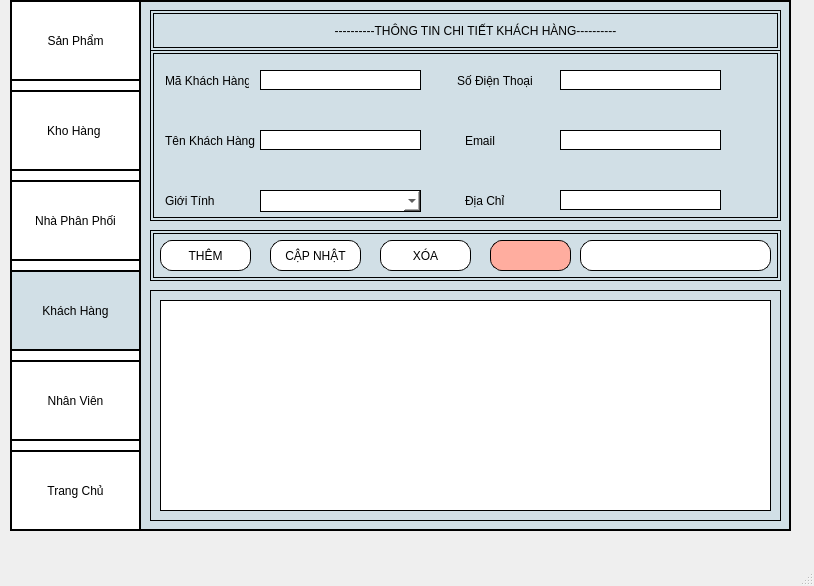
<?xml version="1.0" encoding="UTF-8"?>
<ui version="4.0">
 <class>MainWindow</class>
 <widget class="QMainWindow" name="MainWindow">
  <property name="geometry">
   <rect>
    <x>0</x>
    <y>0</y>
    <width>814</width>
    <height>586</height>
   </rect>
  </property>
  <property name="windowTitle">
   <string>MainWindow</string>
  </property>
  <widget class="QWidget" name="centralwidget">
   <widget class="QFrame" name="frame1">
    <property name="geometry">
     <rect>
      <x>10</x>
      <y>0</y>
      <width>781</width>
      <height>531</height>
     </rect>
    </property>
    <property name="styleSheet">
     <string notr="true">border: 2px solid  black;
background-color: #d1dfe6; /* Màu trung tính, dễ chịu */
</string>
    </property>
    <property name="frameShape">
     <enum>QFrame::StyledPanel</enum>
    </property>
    <property name="frameShadow">
     <enum>QFrame::Raised</enum>
    </property>
    <widget class="QFrame" name="frame_2">
     <property name="geometry">
      <rect>
       <x>0</x>
       <y>0</y>
       <width>131</width>
       <height>531</height>
      </rect>
     </property>
     <property name="styleSheet">
      <string notr="true">border: 2px outset  black;

background-color: #fff</string>
     </property>
     <property name="frameShape">
      <enum>QFrame::StyledPanel</enum>
     </property>
     <property name="frameShadow">
      <enum>QFrame::Raised</enum>
     </property>
     <widget class="QPushButton" name="btnsanpham">
      <property name="geometry">
       <rect>
        <x>0</x>
        <y>0</y>
        <width>131</width>
        <height>81</height>
       </rect>
      </property>
      <property name="cursor">
       <cursorShape>PointingHandCursor</cursorShape>
      </property>
      <property name="styleSheet">
       <string notr="true">border: 2px ridge black;
background-color: #fff; </string>
      </property>
      <property name="text">
       <string>Sản Phẩm</string>
      </property>
      <property name="icon">
       <iconset>
        <normaloff>../../Hình ảnh/Cuộn phim/logo.jpg</normaloff>../../Hình ảnh/Cuộn phim/logo.jpg</iconset>
      </property>
      <property name="iconSize">
       <size>
        <width>40</width>
        <height>38</height>
       </size>
      </property>
     </widget>
     <widget class="QPushButton" name="btnkhohang">
      <property name="geometry">
       <rect>
        <x>0</x>
        <y>90</y>
        <width>131</width>
        <height>81</height>
       </rect>
      </property>
      <property name="cursor">
       <cursorShape>PointingHandCursor</cursorShape>
      </property>
      <property name="styleSheet">
       <string notr="true">border: 2px ridge black;
background-color: #fff;</string>
      </property>
      <property name="text">
       <string>Kho Hàng </string>
      </property>
      <property name="icon">
       <iconset>
        <normaloff>../../Hình ảnh/Cuộn phim/giohang1.png</normaloff>../../Hình ảnh/Cuộn phim/giohang1.png</iconset>
      </property>
      <property name="iconSize">
       <size>
        <width>40</width>
        <height>38</height>
       </size>
      </property>
     </widget>
     <widget class="QPushButton" name="btnnhaphanphoi">
      <property name="geometry">
       <rect>
        <x>0</x>
        <y>180</y>
        <width>131</width>
        <height>81</height>
       </rect>
      </property>
      <property name="cursor">
       <cursorShape>PointingHandCursor</cursorShape>
      </property>
      <property name="styleSheet">
       <string notr="true">border: 2px ridge black;
background-color: #fff;</string>
      </property>
      <property name="text">
       <string>Nhà Phân Phối</string>
      </property>
      <property name="icon">
       <iconset>
        <normaloff>../../Hình ảnh/Cuộn phim/nhaphaphoi.jpg</normaloff>../../Hình ảnh/Cuộn phim/nhaphaphoi.jpg</iconset>
      </property>
      <property name="iconSize">
       <size>
        <width>40</width>
        <height>38</height>
       </size>
      </property>
     </widget>
     <widget class="QPushButton" name="btnkhachhang">
      <property name="geometry">
       <rect>
        <x>0</x>
        <y>270</y>
        <width>131</width>
        <height>81</height>
       </rect>
      </property>
      <property name="cursor">
       <cursorShape>PointingHandCursor</cursorShape>
      </property>
      <property name="styleSheet">
       <string notr="true">border: 2px ridge black;
background-color: #d1dfe6;</string>
      </property>
      <property name="text">
       <string>Khách Hàng</string>
      </property>
      <property name="icon">
       <iconset>
        <normaloff>../../Hình ảnh/Cuộn phim/khachhang.jpg</normaloff>../../Hình ảnh/Cuộn phim/khachhang.jpg</iconset>
      </property>
      <property name="iconSize">
       <size>
        <width>40</width>
        <height>38</height>
       </size>
      </property>
     </widget>
     <widget class="QPushButton" name="btnnhanvien">
      <property name="geometry">
       <rect>
        <x>0</x>
        <y>360</y>
        <width>131</width>
        <height>81</height>
       </rect>
      </property>
      <property name="cursor">
       <cursorShape>PointingHandCursor</cursorShape>
      </property>
      <property name="styleSheet">
       <string notr="true">border: 2px ridge black;
background-color: #FFF;</string>
      </property>
      <property name="text">
       <string>Nhân Viên</string>
      </property>
      <property name="icon">
       <iconset>
        <normaloff>../../Hình ảnh/Cuộn phim/nhanvien.png</normaloff>../../Hình ảnh/Cuộn phim/nhanvien.png</iconset>
      </property>
      <property name="iconSize">
       <size>
        <width>40</width>
        <height>38</height>
       </size>
      </property>
     </widget>
     <widget class="QPushButton" name="btntrangchu">
      <property name="geometry">
       <rect>
        <x>0</x>
        <y>450</y>
        <width>131</width>
        <height>81</height>
       </rect>
      </property>
      <property name="cursor">
       <cursorShape>PointingHandCursor</cursorShape>
      </property>
      <property name="styleSheet">
       <string notr="true">border: 2px ridge black;
background-color: #fff;</string>
      </property>
      <property name="text">
       <string>Trang Chủ</string>
      </property>
      <property name="icon">
       <iconset>
        <normaloff>../../Hình ảnh/Cuộn phim/home.ico</normaloff>../../Hình ảnh/Cuộn phim/home.ico</iconset>
      </property>
      <property name="iconSize">
       <size>
        <width>40</width>
        <height>38</height>
       </size>
      </property>
     </widget>
    </widget>
    <widget class="QFrame" name="frame">
     <property name="geometry">
      <rect>
       <x>140</x>
       <y>10</y>
       <width>631</width>
       <height>41</height>
      </rect>
     </property>
     <property name="styleSheet">
      <string notr="true">background-color: #d1dfe6;
border: 4px double black;
</string>
     </property>
     <property name="frameShape">
      <enum>QFrame::StyledPanel</enum>
     </property>
     <property name="frameShadow">
      <enum>QFrame::Raised</enum>
     </property>
     <widget class="QLabel" name="label">
      <property name="geometry">
       <rect>
        <x>130</x>
        <y>10</y>
        <width>371</width>
        <height>21</height>
       </rect>
      </property>
      <property name="styleSheet">
       <string notr="true">border: 2px solid #d1dfe6;;
 text-align: center;
</string>
      </property>
      <property name="text">
       <string>      ----------THÔNG TIN CHI TIẾT KHÁCH HÀNG----------</string>
      </property>
      <property name="alignment">
       <set>Qt::AlignCenter</set>
      </property>
     </widget>
    </widget>
    <widget class="QFrame" name="frame_3">
     <property name="geometry">
      <rect>
       <x>140</x>
       <y>50</y>
       <width>631</width>
       <height>171</height>
      </rect>
     </property>
     <property name="styleSheet">
      <string notr="true">border: 4px double black;
</string>
     </property>
     <property name="frameShape">
      <enum>QFrame::StyledPanel</enum>
     </property>
     <property name="frameShadow">
      <enum>QFrame::Raised</enum>
     </property>
     <widget class="QLabel" name="makh">
      <property name="geometry">
       <rect>
        <x>10</x>
        <y>10</y>
        <width>91</width>
        <height>41</height>
       </rect>
      </property>
      <property name="styleSheet">
       <string notr="true">border: 2px solid #d1dfe6;;
 text-align: center;</string>
      </property>
      <property name="text">
       <string>Mã Khách Hàng</string>
      </property>
     </widget>
     <widget class="QLabel" name="tennv">
      <property name="geometry">
       <rect>
        <x>10</x>
        <y>70</y>
        <width>101</width>
        <height>41</height>
       </rect>
      </property>
      <property name="styleSheet">
       <string notr="true">border: 2px solid #d1dfe6;;
 text-align: center;</string>
      </property>
      <property name="text">
       <string>Tên Khách Hàng</string>
      </property>
     </widget>
     <widget class="QLineEdit" name="txttennv">
      <property name="geometry">
       <rect>
        <x>110</x>
        <y>80</y>
        <width>161</width>
        <height>20</height>
       </rect>
      </property>
      <property name="styleSheet">
       <string notr="true">border: 1px solid black;
background-color: #fff; </string>
      </property>
     </widget>
     <widget class="QLabel" name="sdtkh">
      <property name="geometry">
       <rect>
        <x>302</x>
        <y>10</y>
        <width>91</width>
        <height>41</height>
       </rect>
      </property>
      <property name="styleSheet">
       <string notr="true">border: 2px solid #d1dfe6;;
 text-align: center;</string>
      </property>
      <property name="text">
       <string>Số Điện Thoại</string>
      </property>
     </widget>
     <widget class="QLabel" name="emailnv">
      <property name="geometry">
       <rect>
        <x>310</x>
        <y>70</y>
        <width>71</width>
        <height>41</height>
       </rect>
      </property>
      <property name="styleSheet">
       <string notr="true">border: 2px solid #d1dfe6;;
 text-align: center;</string>
      </property>
      <property name="text">
       <string>Email</string>
      </property>
     </widget>
     <widget class="QLineEdit" name="txtmanv">
      <property name="geometry">
       <rect>
        <x>110</x>
        <y>20</y>
        <width>161</width>
        <height>20</height>
       </rect>
      </property>
      <property name="styleSheet">
       <string notr="true">border: 1px solid black;
background-color: #fff; </string>
      </property>
     </widget>
     <widget class="QLabel" name="gioitinhnv">
      <property name="geometry">
       <rect>
        <x>10</x>
        <y>140</y>
        <width>71</width>
        <height>21</height>
       </rect>
      </property>
      <property name="styleSheet">
       <string notr="true">border: 2px solid #d1dfe6;;
 text-align: center;</string>
      </property>
      <property name="text">
       <string>Giới Tính</string>
      </property>
     </widget>
     <widget class="QComboBox" name="cbbgioitinh">
      <property name="geometry">
       <rect>
        <x>110</x>
        <y>140</y>
        <width>161</width>
        <height>22</height>
       </rect>
      </property>
      <property name="styleSheet">
       <string notr="true">border: 1px solid black;
background-color: #fff; </string>
      </property>
      <item>
       <property name="text">
        <string/>
       </property>
      </item>
      <item>
       <property name="text">
        <string>Nam</string>
       </property>
      </item>
      <item>
       <property name="text">
        <string>Nữ</string>
       </property>
      </item>
     </widget>
     <widget class="QLineEdit" name="txtsdtkh">
      <property name="geometry">
       <rect>
        <x>410</x>
        <y>20</y>
        <width>161</width>
        <height>20</height>
       </rect>
      </property>
      <property name="styleSheet">
       <string notr="true">border: 1px solid black;
background-color: #fff; </string>
      </property>
     </widget>
     <widget class="QLineEdit" name="txtemailkh">
      <property name="geometry">
       <rect>
        <x>410</x>
        <y>80</y>
        <width>161</width>
        <height>20</height>
       </rect>
      </property>
      <property name="styleSheet">
       <string notr="true">border: 1px solid black;
background-color: #fff; </string>
      </property>
     </widget>
     <widget class="QLabel" name="diachinv">
      <property name="geometry">
       <rect>
        <x>310</x>
        <y>140</y>
        <width>71</width>
        <height>21</height>
       </rect>
      </property>
      <property name="styleSheet">
       <string notr="true">border: 2px solid #d1dfe6;;
 text-align: center;</string>
      </property>
      <property name="text">
       <string>Địa Chỉ</string>
      </property>
     </widget>
     <widget class="QLineEdit" name="txtdckh">
      <property name="geometry">
       <rect>
        <x>410</x>
        <y>140</y>
        <width>161</width>
        <height>20</height>
       </rect>
      </property>
      <property name="styleSheet">
       <string notr="true">border: 1px solid black;
background-color: #fff; </string>
      </property>
     </widget>
    </widget>
    <widget class="QFrame" name="frame_10">
     <property name="geometry">
      <rect>
       <x>140</x>
       <y>290</y>
       <width>631</width>
       <height>231</height>
      </rect>
     </property>
     <property name="styleSheet">
      <string notr="true">border: 1px solid black;</string>
     </property>
     <property name="frameShape">
      <enum>QFrame::StyledPanel</enum>
     </property>
     <property name="frameShadow">
      <enum>QFrame::Raised</enum>
     </property>
     <widget class="QTableWidget" name="tableload">
      <property name="geometry">
       <rect>
        <x>10</x>
        <y>10</y>
        <width>611</width>
        <height>211</height>
       </rect>
      </property>
      <property name="styleSheet">
       <string notr="true">border: 1px solid black;
background-color: #fff;</string>
      </property>
     </widget>
    </widget>
    <widget class="QFrame" name="frame_4">
     <property name="geometry">
      <rect>
       <x>140</x>
       <y>230</y>
       <width>631</width>
       <height>51</height>
      </rect>
     </property>
     <property name="styleSheet">
      <string notr="true">background-color: #d1dfe6;
border: 4px double black;
</string>
     </property>
     <property name="frameShape">
      <enum>QFrame::StyledPanel</enum>
     </property>
     <property name="frameShadow">
      <enum>QFrame::Raised</enum>
     </property>
     <widget class="QPushButton" name="btnthem">
      <property name="geometry">
       <rect>
        <x>10</x>
        <y>10</y>
        <width>91</width>
        <height>31</height>
       </rect>
      </property>
      <property name="cursor">
       <cursorShape>PointingHandCursor</cursorShape>
      </property>
      <property name="styleSheet">
       <string notr="true">border: 1px solid black;
background-color: #fff; 
border-radius: 12px;</string>
      </property>
      <property name="text">
       <string>THÊM</string>
      </property>
     </widget>
     <widget class="QPushButton" name="btncapnhat">
      <property name="geometry">
       <rect>
        <x>120</x>
        <y>10</y>
        <width>91</width>
        <height>31</height>
       </rect>
      </property>
      <property name="cursor">
       <cursorShape>PointingHandCursor</cursorShape>
      </property>
      <property name="styleSheet">
       <string notr="true">border: 1px solid black;
background-color: #FFF; 
border-radius: 12px;</string>
      </property>
      <property name="text">
       <string>CẬP NHẬT</string>
      </property>
     </widget>
     <widget class="QPushButton" name="btnxoa">
      <property name="geometry">
       <rect>
        <x>230</x>
        <y>10</y>
        <width>91</width>
        <height>31</height>
       </rect>
      </property>
      <property name="cursor">
       <cursorShape>PointingHandCursor</cursorShape>
      </property>
      <property name="styleSheet">
       <string notr="true">border: 1px solid black;
background-color: #FFF; 
border-radius: 12px;</string>
      </property>
      <property name="text">
       <string>XÓA</string>
      </property>
     </widget>
     <widget class="QLineEdit" name="txttimkiem">
      <property name="geometry">
       <rect>
        <x>430</x>
        <y>10</y>
        <width>191</width>
        <height>31</height>
       </rect>
      </property>
      <property name="styleSheet">
       <string notr="true">border: 1px solid black;
background-color: #fff; 
border-radius: 12px;</string>
      </property>
     </widget>
     <widget class="QPushButton" name="btntimkiem">
      <property name="geometry">
       <rect>
        <x>340</x>
        <y>10</y>
        <width>81</width>
        <height>31</height>
       </rect>
      </property>
      <property name="cursor">
       <cursorShape>PointingHandCursor</cursorShape>
      </property>
      <property name="styleSheet">
       <string notr="true">border: 1px solid black;
background-color: #FFAD9F; 
border-radius: 12px;</string>
      </property>
      <property name="text">
       <string/>
      </property>
      <property name="icon">
       <iconset>
        <normaloff>../../Hình ảnh/Cuộn phim/2093656_seach_look_search_see_icon.ico</normaloff>../../Hình ảnh/Cuộn phim/2093656_seach_look_search_see_icon.ico</iconset>
      </property>
     </widget>
    </widget>
   </widget>
  </widget>
  <widget class="QMenuBar" name="menubar">
   <property name="geometry">
    <rect>
     <x>0</x>
     <y>0</y>
     <width>814</width>
     <height>21</height>
    </rect>
   </property>
  </widget>
  <widget class="QStatusBar" name="statusbar"/>
 </widget>
 <resources/>
 <connections/>
</ui>
